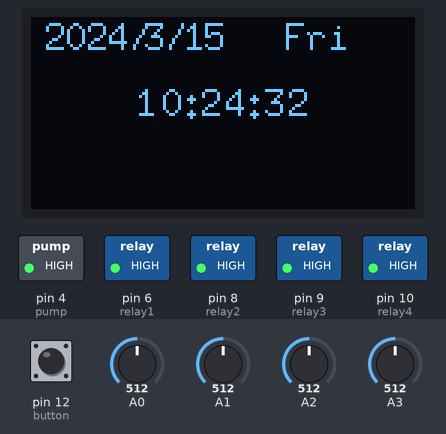
The sketch below on a simulated Arduino Uno, built with avr-gcc and run on an emulated ATmega328P. Parts: 128×64 one-colour display, switched loads named in the sketch (green lamp = pin HIGH). Inputs (shaded band) come from the test bench; at power-on: pin 12 (button) LOW, A0 = 512, A1 = 512, A2 = 512, A3 = 512. The local clock reads 2024-03-15 10:24:30 at power-on unless the sketch sets it.

Above: at 3.3 s.
3.4 s: pin 12 (button) pulled HIGH for 3.2 s
At 6.2 s:
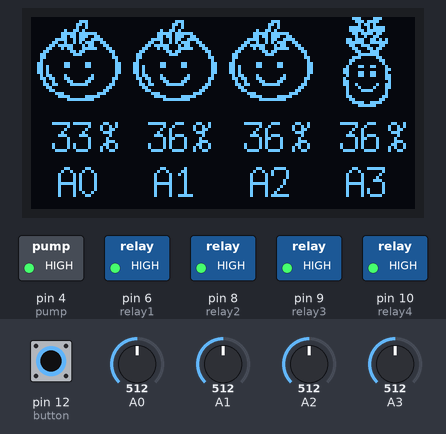
9.5 s: A0 set to 428
11.1 s: A0 set to 406
At 12.9 s:
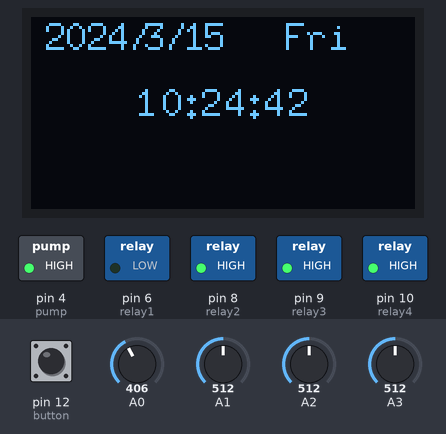
14.3 s: A1 set to 306
At 15.8 s:
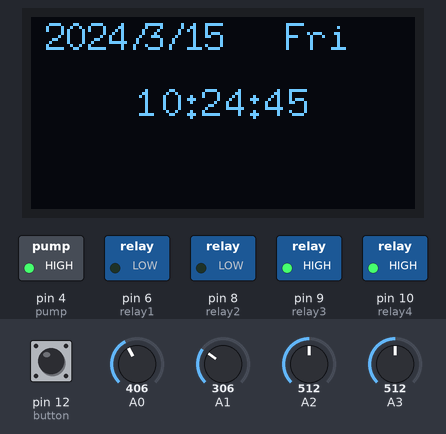
17.5 s: A2 set to 30
At 20.6 s:
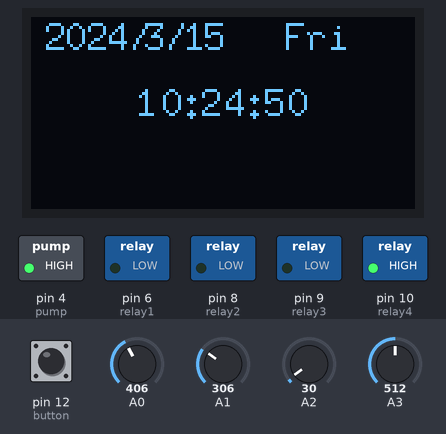
20.7 s: pin 12 (button) pulled HIGH for 0.7 s
At 22.47 s:
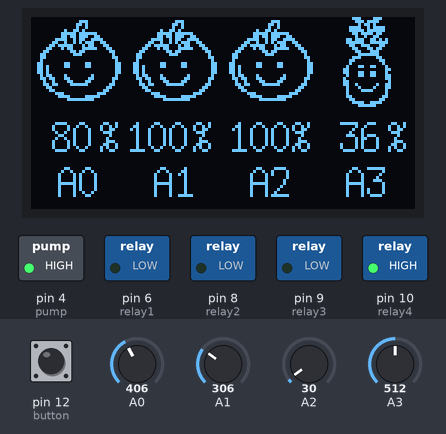
Timing chart, 0 to 24.0 s (numbered marks = the images above; inputs shaded):
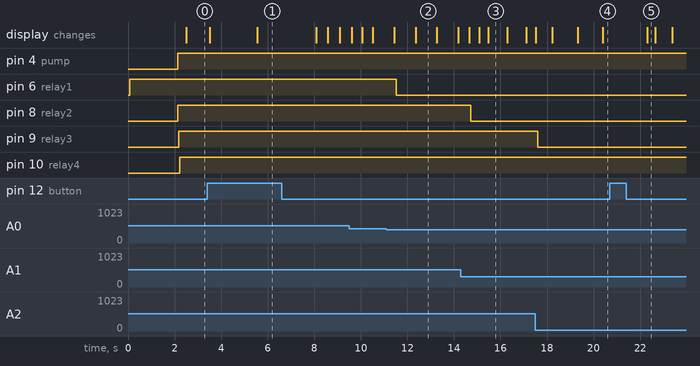

Measured:
- the behaviour switches between 418 and 417 on A0 (found by bisection; images 1 and 2)
- after the input at 11.1 s, pin 6 (relay1): HIGH → LOW after 0.42 s
- after the input at 14.3 s, pin 8 (relay2): HIGH → LOW after 0.43 s
- after the input at 17.5 s, pin 9 (relay3): HIGH → LOW after 0.09 s
- after the input at 20.7 s, the display: changes after 1.6 s (image 5)
- what the display in image 2 shows lasts 0.9 s, from 12.4 s to 13.3 s
- what the display in image 3 shows lasts 0.8 s, from 15.5 s to 16.3 s

The sketch:

arduino-crop-irrigation.ino
```cpp
#include <Wire.h>
#include "U8glib.h"
U8GLIB_SSD1306_128X64 u8g(U8G_I2C_OPT_NONE);    // I2C
#include "Wire.h"
#include "RTClib.h"
RTC_DS1307 RTC;

// set all moisture sensors PIN ID
int moisture1 = A0;
int moisture2 = A1;
int moisture3 = A2;
int moisture4 = A3;

// declare moisture values
int moisture1_value = 0 ;
int moisture2_value = 0;
int moisture3_value = 0;
int moisture4_value = 0;

// declare minimum moisture threshold to trigger watering
int min_moisture1 = 50;
int min_moisture2 = 50;
int min_moisture3 = 50;
int min_moisture4 = 50;

// declare maximum moisture threshold to stop watering
int max_moisture1 = 75;
int max_moisture2 = 75;
int max_moisture3 = 75;
int max_moisture4 = 75;

// set water relays
int relay1 = 6;
int relay2 = 8;
int relay3 = 9;
int relay4 = 10;

// set water pump
int pump = 4;

// set button
int button = 12;

//pump state    1:open   0:close
int pump_state_flag = 0;

//relay1 state    1:open   0:close
int relay1_state_flag = 0;

//relay2 state   1:open   0:close
int relay2_state_flag = 0;

//relay3 state  1:open   0:close
int relay3_state_flag = 0;

//relay4 state   1:open   0:close
int relay4_state_flag = 0;

static unsigned long currentMillis_send = 0;
static unsigned long  Lasttime_send = 0;

char daysOfTheWeek[7][12] = {"Sun", "Mon", "Tues", "Wed", "Thur", "Fri", "Sat",};
unsigned long nowtime;
unsigned long endtime;
unsigned long nowtimeNext;
unsigned long nowtime1;
unsigned long endtime1;
unsigned long nowtimeNext1;
unsigned long nowtime2;
unsigned long endtime2;
unsigned long nowtimeNext2;
unsigned long nowtime3;
unsigned long endtime3;
unsigned long nowtimeNext3;


// good tomato
unsigned char bitmap_tomato_good[] U8G_PROGMEM = {
  0x00, 0x00, 0x00, 0x00, 0x00, 0x00, 0x07, 0x00, 0x00, 0x80, 0x05, 0x00,
  0x00, 0x80, 0x04, 0x00, 0x00, 0xC8, 0x02, 0x00, 0x00, 0x7C, 0x3F, 0x00,
  0x00, 0x6C, 0x67, 0x00, 0x00, 0x4F, 0xF3, 0x00, 0x80, 0x49, 0x9D, 0x01,
  0xC0, 0x3E, 0x1A, 0x03, 0x60, 0x34, 0x3E, 0x06, 0x30, 0x60, 0x03, 0x0C,
  0x18, 0xC0, 0x01, 0x08, 0x18, 0x00, 0x00, 0x18, 0x08, 0x00, 0x00, 0x10,
  0x0C, 0x18, 0x0C, 0x30, 0x2C, 0x18, 0x0C, 0x30, 0x2C, 0x00, 0x00, 0x30,
  0x2C, 0x00, 0x00, 0x30, 0x68, 0x08, 0x10, 0x10, 0xD8, 0x18, 0x18, 0x18,
  0x90, 0x30, 0x0C, 0x08, 0xB0, 0xE1, 0x07, 0x0C, 0x60, 0x00, 0x00, 0x06,
  0xC0, 0x00, 0x00, 0x03, 0x00, 0x07, 0xC0, 0x01, 0x00, 0x1E, 0x7C, 0x00,
  0x00, 0xF0, 0x1F, 0x00, 0x00, 0x00, 0x00, 0x00, 0x00, 0x00, 0x00, 0x00,
};

// bad tomato
unsigned char bitmap_tomato_bad[] U8G_PROGMEM = {
  0x00, 0x00, 0x00, 0x00, 0x00, 0x00, 0x07, 0x00, 0x00, 0x80, 0x05, 0x00,
  0x00, 0x80, 0x04, 0x00, 0x00, 0xC8, 0x02, 0x00, 0x00, 0x7C, 0x3F, 0x00,
  0x00, 0x6C, 0x67, 0x00, 0x00, 0x4F, 0xF3, 0x00, 0x80, 0x59, 0x9D, 0x01,
  0xC0, 0x1E, 0x1A, 0x03, 0x60, 0x34, 0x3F, 0x06, 0x30, 0x60, 0x01, 0x0C,
  0x18, 0xC8, 0x09, 0x08, 0x18, 0x90, 0x04, 0x18, 0x08, 0x20, 0x02, 0x10,
  0x0C, 0x18, 0x0C, 0x30, 0x2C, 0x18, 0x0C, 0x30, 0x2C, 0x00, 0x00, 0x30,
  0x2C, 0x00, 0x00, 0x30, 0x68, 0x00, 0x00, 0x10, 0xD8, 0xF8, 0x0F, 0x18,
  0x90, 0xF8, 0x0F, 0x08, 0x30, 0x01, 0x00, 0x0C, 0x60, 0x01, 0x00, 0x06,
  0xC0, 0x00, 0x00, 0x03, 0x00, 0x03, 0xC0, 0x01, 0x00, 0x3E, 0x7C, 0x00,
  0x00, 0xF8, 0x1F, 0x00, 0x00, 0x00, 0x00, 0x00, 0x00, 0x00, 0x00, 0x00,
};

// good pineapple
unsigned char bitmap_pineapple_good[] U8G_PROGMEM = {
  0x00, 0x38, 0x1C, 0x00, 0x00, 0x70, 0x0F, 0x00, 0x00, 0xA0, 0x05, 0x00,
  0x00, 0x3C, 0x3D, 0x00, 0x00, 0x7C, 0x3F, 0x00, 0x00, 0xD8, 0x1B, 0x00,
  0x00, 0x90, 0x0C, 0x00, 0x00, 0x76, 0x56, 0x00, 0x00, 0x7E, 0x7E, 0x00,
  0x00, 0xCC, 0x31, 0x00, 0x00, 0x18, 0x1B, 0x00, 0x00, 0x30, 0x0E, 0x00,
  0x00, 0xE0, 0x0F, 0x00, 0x00, 0x38, 0x18, 0x00, 0x00, 0x0C, 0x30, 0x00,
  0x00, 0x04, 0x20, 0x00, 0x00, 0x62, 0x46, 0x00, 0x00, 0x03, 0xC0, 0x00,
  0x00, 0x63, 0x46, 0x00, 0x00, 0x62, 0xC6, 0x00, 0x00, 0x01, 0xC0, 0x00,
  0x00, 0x03, 0x80, 0x00, 0x00, 0x13, 0xC8, 0x00, 0x00, 0x22, 0xC4, 0x00,
  0x00, 0xC2, 0x43, 0x00, 0x00, 0x02, 0x40, 0x00, 0x00, 0x06, 0x60, 0x00,
  0x00, 0x0C, 0x30, 0x00, 0x00, 0x78, 0x1E, 0x00, 0x00, 0xE0, 0x07, 0x00,
};

// bad pineapple
unsigned char bitmap_pineapple_bad[] U8G_PROGMEM = {
  0x00, 0x38, 0x1C, 0x00, 0x00, 0x70, 0x0F, 0x00, 0x00, 0xA0, 0x07, 0x00,
  0x00, 0x3C, 0x3D, 0x00, 0x00, 0x7C, 0x3F, 0x00, 0x00, 0xD8, 0x19, 0x00,
  0x00, 0x90, 0x0D, 0x00, 0x00, 0x76, 0x6C, 0x00, 0x00, 0x7E, 0x7E, 0x00,
  0x00, 0xCC, 0x31, 0x00, 0x00, 0x18, 0x1B, 0x00, 0x00, 0x30, 0x0E, 0x00,
  0x00, 0xE0, 0x0F, 0x00, 0x00, 0x38, 0x18, 0x00, 0x00, 0x0C, 0x30, 0x00,
  0x00, 0x24, 0x24, 0x00, 0x00, 0x42, 0x42, 0x00, 0x00, 0x03, 0xC0, 0x00,
  0x00, 0x63, 0x46, 0x00, 0x00, 0x62, 0xC6, 0x00, 0x00, 0x01, 0xC0, 0x00,
  0x00, 0x03, 0x80, 0x00, 0x00, 0x03, 0xC0, 0x00, 0x00, 0xE2, 0xC7, 0x00,
  0x00, 0x02, 0x40, 0x00, 0x00, 0x02, 0x40, 0x00, 0x00, 0x06, 0x60, 0x00,
  0x00, 0x0C, 0x30, 0x00, 0x00, 0x38, 0x1C, 0x00, 0x00, 0xE0, 0x0F, 0x00,
};

static unsigned char bitmap_T[] U8G_PROGMEM = {
  0xF7, 0x01, 0x1D, 0x03, 0x0B, 0x02, 0x0C, 0x02, 0x0C, 0x00, 0x0C, 0x00, 0x0C, 0x00, 0x08, 0x02,
  0x18, 0x03, 0xF0, 0x01
};

static unsigned char bitmap_H[] U8G_PROGMEM = {
  0x00, 0x00, 0x80, 0x01, 0xC0, 0x03, 0xE0, 0x07, 0xF0, 0x0F, 0xF8, 0x1F, 0xF8, 0x1F, 0xFC, 0x3F,
  0xFC, 0x3F, 0xFE, 0x7F, 0xEE, 0x7F, 0xB3, 0xF7, 0xBB, 0xFB, 0xBB, 0xFD, 0xBB, 0xFD, 0xC7, 0xFE,
  0x7F, 0xC3, 0x3F, 0xDD, 0xBF, 0xFD, 0xDF, 0xDD, 0xEE, 0x5B, 0xFE, 0x7F, 0xFC, 0x3F, 0xF8, 0x1F,
  0xE0, 0x07, 0x00, 0x00, 0x00, 0x00, 0x00, 0x00
};


void setup()
{
  Wire.begin();
  RTC.begin();
  Serial.begin(9600);
  // declare relay as output
  pinMode(relay1, OUTPUT);
  pinMode(relay2, OUTPUT);
  pinMode(relay3, OUTPUT);
  pinMode(relay4, OUTPUT);
  // declare pump as output
  pinMode(pump, OUTPUT);
  // declare switch as input
  pinMode(button, INPUT);
  // close all valves
  digitalWrite(relay1, LOW);
  digitalWrite(relay2, LOW);
  digitalWrite(relay3, LOW);
  digitalWrite(relay4, LOW);
  // turn off pump
  digitalWrite(pump, LOW);
  //pinMode(ROTARY_ANGLE_SENSOR, INPUT);
  // water_crops();
}

void loop()
{
  // read the value from the moisture sensors:
  read_value();
  water_crops();
  int button_state = digitalRead(button);
  if (button_state == 1)
  {
    read_value();
    u8g.firstPage();
    do
    {
      drawTH();
      drawplants();

    } while ( u8g.nextPage() );
  }
  else
  {
    u8g.firstPage();
    do
    {
      drawtime();
    } while (u8g.nextPage());
  }
}

//Set moisture value
void read_value()
{
/**************These is for resistor moisture sensor***********
 float value1 = analogRead(A0);
  moisture1_value = (value1 * 120) / 1023; delay(20);
  float value2 = analogRead(A1);
  moisture2_value = (value2 * 120) / 1023; delay(20);
  float value3 = analogRead(A2);
  moisture3_value = (value3 * 120) / 1023; delay(20);
  float value4 = analogRead(A3);
  moisture4_value = (value4 * 120) / 1023; delay(20);
 **********************************************************/
/************These is for capacity moisture sensor*********/
 float value1 = analogRead(A0);
  moisture1_value =map(value1,590,360,0,100); delay(20);
  if(moisture1_value<0){
    moisture1_value=0;
  }
  float value2 = analogRead(A1);
  moisture2_value =map(value2,600,360,0,100); delay(20);
  if(moisture2_value<0) {
    moisture2_value=0;
  }
  float value3 = analogRead(A2);
  moisture3_value =map(value3,600,360,0,100); delay(20);
  if(moisture3_value<0){
    moisture3_value=0;
  }
  float value4 = analogRead(A3);
  moisture4_value =map(value4,600,360,0,100); delay(20);
  if(moisture4_value<0) {
    moisture4_value=0;
  }
}

void water_crops()
{
  if (moisture1_value <= min_moisture1)
  {
    digitalWrite(relay1, HIGH);
    relay1_state_flag = 1;
    delay(50);
    toggle_pump();
    /*
    if (pump_state_flag == 0)
    {
      digitalWrite(pump, HIGH);
      pump_state_flag = 1;
      delay(50);
    }*/
  }
  else if (moisture1_value >= max_moisture1)
  {
    relay1_state_flag = 0;
    toggle_pump();
    digitalWrite(relay1, LOW);
    /*
    if ((relay1_state_flag == 0) && (relay2_state_flag == 0) && (relay3_state_flag == 0) && (relay4_state_flag == 0))
    {
      digitalWrite(pump, LOW);
      pump_state_flag = 0;
      delay(50);
    }
    */
  }
  if (moisture2_value <= min_moisture2)
  {
    digitalWrite(relay2, HIGH);
    relay2_state_flag = 1;
    delay(50);
    toggle_pump();
    /*
    if (pump_state_flag == 0)
    {
      digitalWrite(pump, HIGH);
      pump_state_flag = 1;
      delay(50);
    }
    */
  }
  else if (moisture2_value >= max_moisture2)
  {
    relay2_state_flag = 0;
    toggle_pump();
    digitalWrite(relay2, LOW);
    /*
    if ((relay1_state_flag == 0) && (relay2_state_flag == 0) && (relay3_state_flag == 0) && (relay4_state_flag == 0))
    {
      digitalWrite(pump, LOW);
      pump_state_flag = 0;
      delay(50);
    }
    */
  }
  if (moisture3_value <= min_moisture3)
  {
    digitalWrite(relay3, HIGH);
    relay3_state_flag = 1;
    delay(50);
    toggle_pump();
    /*
    if (pump_state_flag == 0)
    {
      digitalWrite(pump, HIGH);
      pump_state_flag = 1;
      delay(50);
    }
    */
  }
  else if (moisture3_value >= max_moisture3)
  {
    relay3_state_flag = 0;
    toggle_pump();
    digitalWrite(relay3, LOW);
    /*
    if ((relay1_state_flag == 0) && (relay2_state_flag == 0) && (relay3_state_flag == 0) && (relay4_state_flag == 0))
    {
      digitalWrite(pump, LOW);
      pump_state_flag = 0;
      delay(50);
    }
    */
  }
  if (moisture4_value <= min_moisture4)
  {
    digitalWrite(relay4, HIGH);
    relay4_state_flag = 1;
    delay(50);
    toggle_pump();
    /*
    if (pump_state_flag == 0)
    {
      digitalWrite(pump, HIGH);
      pump_state_flag = 1;
      delay(50);
    }
    */
  }
  else if (moisture4_value >= max_moisture4)
  {
    relay4_state_flag = 0;
    toggle_pump();
    digitalWrite(relay4, LOW);
    /*
    if ((relay1_state_flag == 0) && (relay2_state_flag == 0) && (relay3_state_flag == 0) && (relay4_state_flag == 0))
    {
      digitalWrite(pump, LOW);
      pump_state_flag = 0;
      delay(50);
    }
    */
  }

}

void toggle_pump()
{
  // Only turn on the pump if at least one valve is open to prevent overpressurizing water supply manifold
  if ((relay1_state_flag == 1) || (relay2_state_flag == 1) || (relay3_state_flag == 1) || (relay4_state_flag == 1))
  {
    // If pump isn't already on wait 2 seconds to allow solenoids to open fully to prevent overpressure
    if(pump_state_flag == 0)
    {
      delay(2000);
    }
    pump_state_flag = 1;
    digitalWrite(pump, HIGH);
  }
  else //No valves are open... turn off pump
  {
    // If pump is running, turn off and wait 2 seconds before returning so lines depressurize before valves close
    if(pump_state_flag == 1)
    {
      delay(2000); // Wait 2 seconds to ensure spray directly on sensor still results in at least 2 seconds of watering
      pump_state_flag = 0;
      digitalWrite(pump, LOW);
      //Wait 2 seconds before returning so lines depressurize before valves close
      delay(2000);
    }
    else //Double check pump de-energized
    {
      pump_state_flag = 0;
      digitalWrite(pump, LOW);
    }
  }
}


void drawtime(void)
{
  int x = 5;
  float i = 25.00;
  float j = 54;
  DateTime now = RTC.now();
  //Serial.print(now.year(), DEC);
  if (! RTC.isrunning())
  {
    u8g.setFont(u8g_font_6x10);
    u8g.setPrintPos(5, 20);
    u8g.print("RTC is NOT running!");
    RTC.adjust(DateTime(__DATE__, __TIME__));
  }
  else
  {
    u8g.setFont(u8g_font_7x13);
    u8g.setPrintPos(x, 11);
    u8g.print(now.year(), DEC);
    u8g.setPrintPos(x + 80, 11);
    u8g.print(daysOfTheWeek[now.dayOfTheWeek()]);
    u8g.setPrintPos(x + 28, 11);
    u8g.print("/");
    u8g.setPrintPos(x + 33, 11);
    u8g.print(now.month(), DEC);
    if (now.month() < 10)
      x -= 7;
    u8g.setPrintPos(x + 47, 11);
    u8g.print("/");
    u8g.setPrintPos(x + 53, 11);
    u8g.print(now.day(), DEC);
    u8g.setFont(u8g_font_8x13);
    int x = 35;
    u8g.setPrintPos(x, 33);
    u8g.print(now.hour(), DEC);
    if (now.hour() < 10)
      x -= 7;
    u8g.setPrintPos(x + 15, 33);
    u8g.print(":");
    u8g.setPrintPos(x + 21, 33);
    u8g.print(now.minute(), DEC);
    if (now.minute() < 10)
      x -= 7;
    u8g.setPrintPos(x + 36, 33);
    u8g.print(":");
    u8g.setPrintPos(x + 42, 33);
    u8g.print(now.second(), DEC);
  }
}

void drawLogo(uint8_t d)
{
  u8g.setFont(u8g_font_gdr25r);
  u8g.drawStr(8 + d, 30 + d, "E");
  u8g.setFont(u8g_font_gdr25r);
  u8g.drawStr(30 + d, 30 + d, "l");
  u8g.setFont(u8g_font_gdr25r);
  u8g.drawStr(40 + d, 30 + d, "e");
  u8g.setFont(u8g_font_gdr25r);
  u8g.drawStr(55 + d, 30 + d, "c");
  u8g.setFont(u8g_font_gdr25r);
  u8g.drawStr(70 + d, 30 + d, "r");
  u8g.setFont(u8g_font_gdr25r);
  u8g.drawStr(85 + d, 30 + d, "o");
  u8g.setFont(u8g_font_gdr25r);
  u8g.drawStr(100 + d, 30 + d, "w");
}


//Draw plants
void drawplants(void)
{
  if (moisture1_value < 30)
  {
    u8g.drawXBMP(0, 0, 32, 30, bitmap_tomato_bad);
  }
  else
  {
    u8g.drawXBMP(0, 0, 32, 30, bitmap_tomato_good);
  }
  if (moisture2_value < 30)
  {
    u8g.drawXBMP(32, 0, 32, 30, bitmap_tomato_bad);
  }
  else
  {
    u8g.drawXBMP(32, 0, 32, 30, bitmap_tomato_good);
  }
  if (moisture3_value < 30)
  {
    u8g.drawXBMP(64, 0, 32, 30, bitmap_tomato_bad);
  }
  else
  {
    u8g.drawXBMP(64, 0, 32, 30, bitmap_tomato_good);
  }
  if (moisture4_value < 30)
  {
    u8g.drawXBMP(96, 0, 32, 30, bitmap_pineapple_bad);
  }
  else
  {
    u8g.drawXBMP(96, 0, 32, 30, bitmap_pineapple_good);
  }

}


void drawTH(void)
{
  int A = 0;
  int B = 0;
  int C = 64;
  int D = 96;
  char moisture1_value_temp[5] = {0};
  char moisture2_value_temp[5] = {0};
  char moisture3_value_temp[5] = {0};
  char moisture4_value_temp[5] = {0};
  read_value();
  itoa(moisture1_value, moisture1_value_temp, 10);
  itoa(moisture2_value, moisture2_value_temp, 10);
  itoa(moisture3_value, moisture3_value_temp, 10);
  itoa(moisture4_value, moisture4_value_temp, 10);
  u8g.setFont(u8g_font_7x14);
  u8g.setPrintPos(9, 60);
  u8g.print("A0");
  if (moisture1_value < 10)
  {
    //u8g.setPrintPos(A + 14, 45 );
    u8g.drawStr(A + 14, 45, moisture1_value_temp);
    delay(20);
    u8g.drawStr(A + 14, 45, moisture1_value_temp);

  }
  else if (moisture1_value < 100)
  {
    //u8g.setPrintPos(A + 7, 45);
    u8g.drawStr(A + 7, 45, moisture1_value_temp);
    delay(20);
    u8g.drawStr(A + 7, 45, moisture1_value_temp);

  }
  else
  {
    //u8g.setPrintPos(A + 2, 45 );
    moisture1_value = 100;
    itoa(moisture1_value, moisture1_value_temp, 10);
    u8g.drawStr(A + 2, 45, moisture1_value_temp);
  }
  //u8g.print(moisture1_value);
  u8g.setPrintPos(A + 23, 45 );
  u8g.print("%");
  u8g.setPrintPos(41, 60 );
  u8g.print("A1");
  if (moisture2_value < 10)
  {
    //u8g.setPrintPos(B + 46, 45 );
    u8g.drawStr(B + 46, 45, moisture2_value_temp);
    delay(20);
    u8g.drawStr(B + 46, 45, moisture2_value_temp);
  }
  else if (moisture2_value < 100)
  {
    //u8g.setPrintPos(B + 39, 45);
    u8g.drawStr(B + 39, 45, moisture2_value_temp);
    delay(20);
    u8g.drawStr(B + 39, 45, moisture2_value_temp);
  }
  else
  {
    //u8g.setPrintPos(B + 32, 45);
    moisture2_value = 100;
    itoa(moisture2_value, moisture2_value_temp, 10);
    u8g.drawStr(B + 32, 45, moisture2_value_temp);
  }
  // u8g.print(moisture2_value);
  u8g.setPrintPos(B + 54, 45);
  u8g.print("%");
  u8g.setPrintPos(73, 60);
  u8g.print("A2");
  if (moisture3_value < 10)
  {
    //u8g.setPrintPos(C + 14, 45 );
    u8g.drawStr(C + 14, 45, moisture3_value_temp);
    delay(20);
    u8g.drawStr(C + 14, 45, moisture3_value_temp);

  }
  else if (moisture3_value < 100)
  {
    // u8g.setPrintPos(C + 7, 45);
   u8g.drawStr(C + 7, 45, moisture3_value_temp);
    delay(20);
    u8g.drawStr(C + 7, 45, moisture3_value_temp);

  }
  else
  {
    // u8g.setPrintPos(C + 2, 45);
    moisture3_value = 100;
    itoa(moisture3_value, moisture3_value_temp, 10);
    u8g.drawStr(C + 2, 45, moisture3_value_temp);
  }
  //u8g.print(moisture3_value);
  u8g.setPrintPos(C + 23, 45);
  u8g.print("%");
  u8g.setPrintPos(105, 60);
  u8g.print("A3");
  if (moisture4_value < 10)
  {
    //u8g.setPrintPos(D + 14, 45 );
    u8g.drawStr(D + 14, 45, moisture4_value_temp);
    delay(20);
    u8g.drawStr(D + 14, 45, moisture4_value_temp);

  }
  else if (moisture4_value < 100)
  {
    // u8g.setPrintPos(D + 7, 45);
    u8g.drawStr(D + 7, 45, moisture4_value_temp);
    delay(20);
    u8g.drawStr(D + 7, 45, moisture4_value_temp);

  }
  else
  {
    //u8g.setPrintPos(D + 2, 45);
    moisture4_value = 100;
    itoa(moisture4_value, moisture4_value_temp, 10);
    u8g.drawStr(D + 2, 45, moisture4_value_temp);
  }
  //u8g.print(moisture4_value);
  u8g.setPrintPos(D + 23, 45);
  u8g.print("%");
}
```
